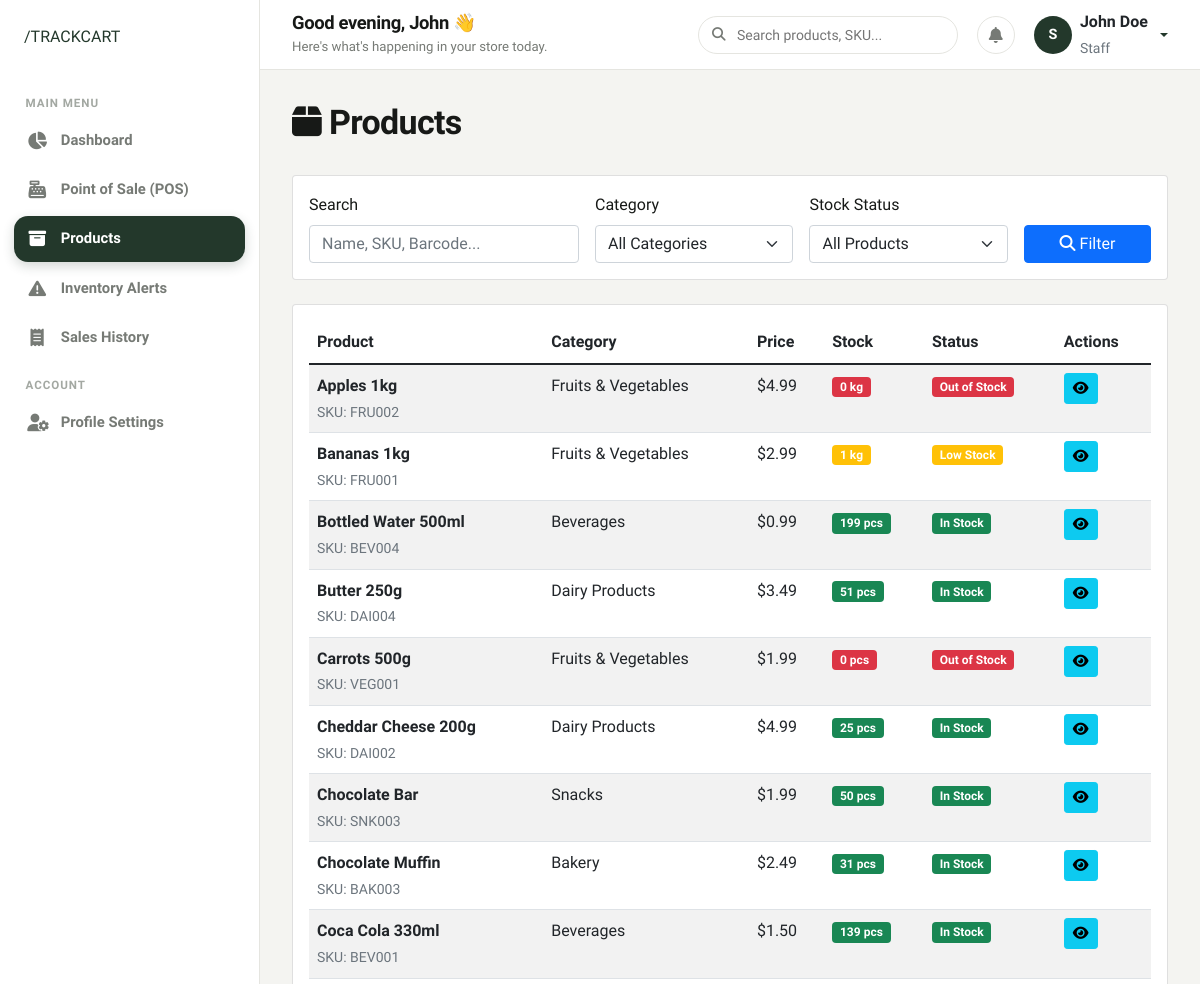
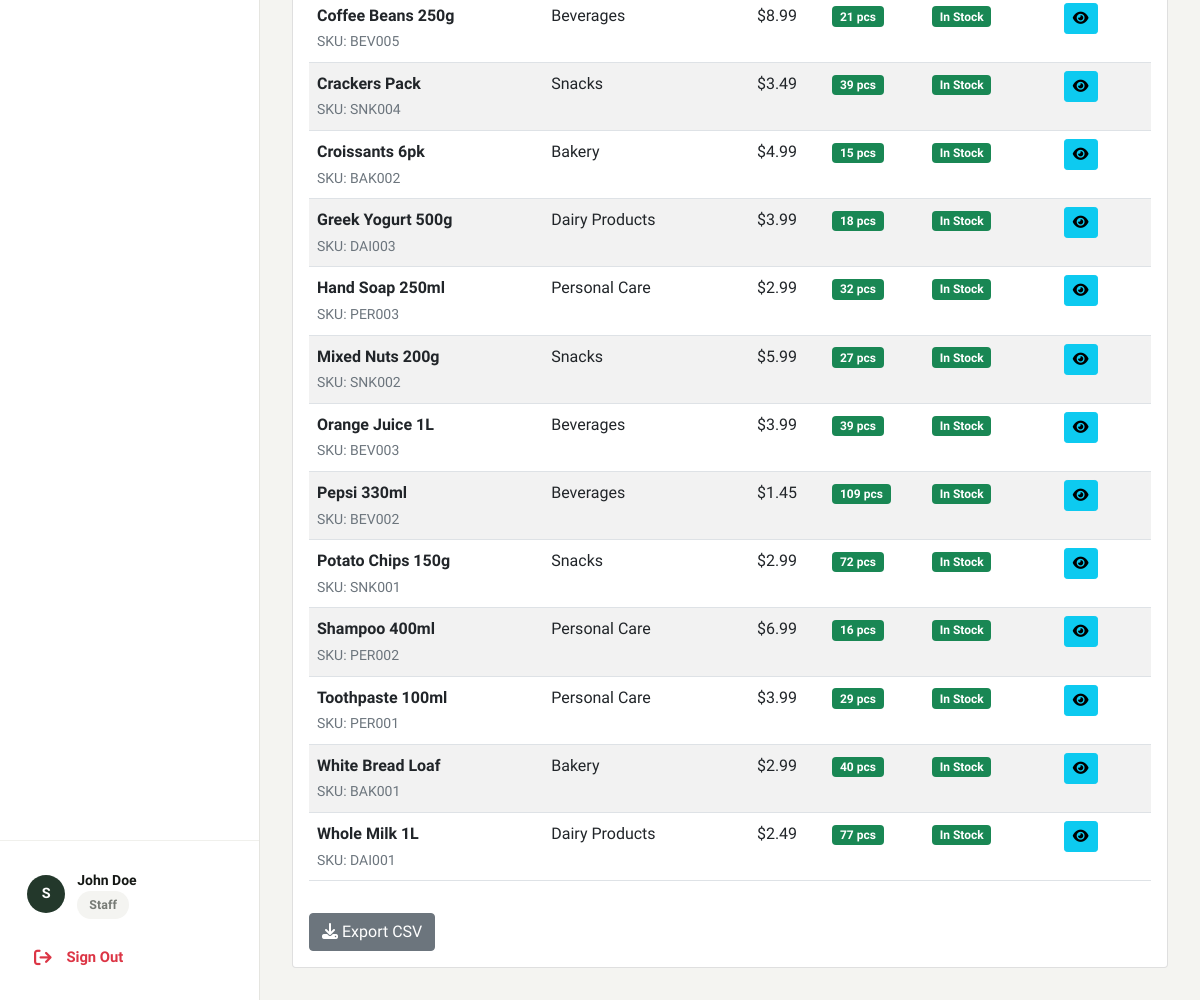
The page /products/ (signed in) on the database its author committed (2 pictures, top to bottom).
### authentication/models.py (models this page shows, shortened)
class UserProfile(models.Model):
    ROLE_CHOICES = [
        ('admin', 'Admin'),
        ('staff', 'Staff'),
    ]
    user = models.OneToOneField(User, on_delete=models.CASCADE)
    role = models.CharField(max_length=10, choices=ROLE_CHOICES, default='staff')
    phone = models.CharField(max_length=15, blank=True, null=True)
    address = models.TextField(blank=True, null=True)
    created_at = models.DateTimeField(auto_now_add=True)
    updated_at = models.DateTimeField(auto_now=True)
    @property
    def is_admin(self):
        return self.role == 'admin'

### products/models.py (models this page shows, shortened)
class Product(models.Model):
    name = models.CharField(max_length=200)
    sku = models.CharField(max_length=50, unique=True, help_text="Stock Keeping Unit")
    barcode = models.CharField(max_length=100, blank=True, null=True, unique=True)
    category = models.ForeignKey(Category, on_delete=models.PROTECT, related_name='products')
    description = models.TextField(blank=True, null=True)
    price = models.DecimalField(max_digits=10, decimal_places=2, validators=[MinValueValidator(Decimal('0.01'))])
    cost_price = models.DecimalField(max_digits=10, decimal_places=2, validators=[MinValueValidator(Decimal('0.00'))], help_text="Cost price for profit calculation")
    stock_quantity = models.IntegerField(default=0, validators=[MinValueValidator(0)])
    low_stock_threshold = models.IntegerField(default=10, validators=[MinValueValidator(0)], help_text="Alert when stock goes below this number")
    unit = models.CharField(max_length=20, default='pcs', help_text="Unit of measurement (e.g., pcs, kg, ltr)")
    expiry_date = models.DateField(blank=True, null=True)
    is_active = models.BooleanField(default=True)
    created_at = models.DateTimeField(auto_now_add=True)
    updated_at = models.DateTimeField(auto_now=True)
    class Meta:
        ordering = ['name']
    @property
    def is_low_stock(self):
        return self.stock_quantity <= self.low_stock_threshold

class Category(models.Model):
    name = models.CharField(max_length=100, unique=True)
    description = models.TextField(blank=True, null=True)
    created_at = models.DateTimeField(auto_now_add=True)
    updated_at = models.DateTimeField(auto_now=True)
    class Meta:
        verbose_name_plural = "Categories"
        ordering = ['name']

### products/views.py (the view)
# urls.py: path('', views.product_list, name='product_list'),
@login_required
def product_list(request):
    search_query = request.GET.get('search', '')
    category_filter = request.GET.get('category', '')
    stock_filter = request.GET.get('stock', '')
    products = Product.objects.select_related('category').filter(is_active=True)
    if search_query:
        products = products.filter(
            Q(name__icontains=search_query) |
            Q(sku__icontains=search_query) |
            Q(barcode__icontains=search_query)
        )
    if category_filter:
        products = products.filter(category_id=category_filter)
    if stock_filter == 'low':
        products = [p for p in products if p.is_low_stock]
    elif stock_filter == 'out':
        products = products.filter(stock_quantity=0)
    categories = Category.objects.all()
    context = {
        'products': products,
        'categories': categories,
        'search_query': search_query,
        'category_filter': category_filter,
        'stock_filter': stock_filter,
    }
    return render(request, 'products/product_list.html', context)

### templates/products/product_list.html (shortened to what this page needs)
{% extends 'base.html' %}
{% block content %}
<div class="d-flex justify-content-between align-items-center mb-4">
    <h2><i class="fas fa-box me-2"></i>Products</h2>
</div>
<div class="card mb-4">
    <div class="card-body">
        <form method="get" class="row g-3">
            <div class="col-md-4">
                <label for="search" class="form-label">Search</label>
                <input type="text" class="form-control" id="search" name="search"
                       value="{{ search_query }}" placeholder="Name, SKU, Barcode...">
            </div>
            <div class="col-md-3">
                <label for="category" class="form-label">Category</label>
                <select class="form-select" id="category" name="category">
                    <option value="">All Categories</option>
                </select>
            </div>
            <div class="col-md-3">
                <label for="stock" class="form-label">Stock Status</label>
                <select class="form-select" id="stock" name="stock">
                    <option value="">All Products</option>
                </select>
            </div>
            <div class="col-md-2">
                <label class="form-label">&nbsp;</label>
                <div class="d-grid">
                    <button type="submit" class="btn btn-primary">
                        <i class="fas fa-search me-1"></i>Filter
                    </button>
                </div>
            </div>
        </form>
    </div>
</div>
<div class="card">
    <div class="card-body">
        <div class="table-responsive">
            <table class="table table-striped" id="productsTable">
                <thead>
                    <tr>
                        <th>Product</th>
                        <th>Category</th>
                        <th>Price</th>
                        <th>Stock</th>
                        <th>Status</th>
                        <th>Actions</th>
                    </tr>
                </thead>
                <tbody>
                    {% for product in products %}
                    <tr class="{% if product.stock_quantity == 0 %}out-of-stock{% elif product.is_low_stock %}low-stock{% endif %}">
                        <td>
                            <strong>{{ product.name }}</strong><br>
                            <small class="text-muted">SKU: {{ product.sku }}</small>
                        </td>
                        <td>{{ product.category.name }}</td>
                        <td>${{ product.price }}</td>
                        <td>
                            <span class="badge {% if product.stock_quantity == 0 %}bg-danger{% elif product.is_low_stock %}bg-warning{% else %}bg-success{% endif %}">
                                {{ product.stock_quantity }} {{ product.unit }}
                            </span>
                        </td>
                        <td>
                            {% if product.stock_quantity == 0 %}
                                <span class="badge bg-danger">Out of Stock</span>
                            {% elif product.is_low_stock %}
                                <span class="badge bg-warning">Low Stock</span>
                            {% else %}
                                <span class="badge bg-success">In Stock</span>
                            {% endif %}
                        </td>
                        <td>
                            <a href="{% url 'products:product_detail' product.id %}" class="btn btn-sm btn-info">
                                <i class="fas fa-eye"></i>
                            </a>
                        </td>
                    </tr>
                    {% empty %}
                    <tr>
                        <td colspan="6" class="text-center text-muted">No products found</td>
                    </tr>
                    {% endfor %}
                </tbody>
            </table>
        </div>
        {% if products %}
        <div class="mt-3">
            <button type="button" class="btn btn-secondary" onclick="exportTableToCSV('productsTable', 'products')">
                <i class="fas fa-download me-1"></i>Export CSV
            </button>
        </div>
        {% endif %}
    </div>
</div>
{% endblock %}

### templates/components/sidebar.html (shortened to what this page needs)
{% load static %}
<aside class="sidebar">
    <div>
        <div class="sidebar-header">
            <a href="{% url 'home' %}" class="brand-slash-logo">
                /TRACKCART
            </a>
        </div>
        <ul class="sidebar-nav">
            <li class="sidebar-label">Main Menu</li>
            <li class="sidebar-item">
                <a href="{% url 'dashboard:dashboard' %}" class="sidebar-link {% if request.resolver_match.url_name == 'dashboard' %}active{% endif %}">
                    <i class="fas fa-chart-pie"></i>
                    <span>Dashboard</span>
                </a>
            </li>
            {% if not user.userprofile.is_admin %}
            <li class="sidebar-item">
                <a href="{% url 'sales:sale_create' %}" class="sidebar-link {% if request.resolver_match.url_name == 'sale_create' %}active{% endif %}">
                    <i class="fas fa-cash-register"></i>
                    <span>Point of Sale (POS)</span>
                </a>
            </li>
            {% endif %}
            <li class="sidebar-item">
                <a href="{% url 'products:product_list' %}" class="sidebar-link {% if 'product' in request.resolver_match.url_name and request.resolver_match.url_name != 'category_list' and request.resolver_match.url_name != 'low_stock_alert' %}active{% endif %}">
                    <i class="fas fa-box-archive"></i>
                    <span>Products</span>
                </a>
            </li>
            <li class="sidebar-item">
                <a href="{% url 'products:low_stock_alert' %}" class="sidebar-link {% if request.resolver_match.url_name == 'low_stock_alert' %}active{% endif %}">
                    <i class="fas fa-triangle-exclamation"></i>
                    <span>Inventory Alerts</span>
                </a>
            </li>
            <li class="sidebar-item">
                <a href="{% url 'sales:sale_list' %}" class="sidebar-link {% if 'sale' in request.resolver_match.url_name and request.resolver_match.url_name != 'sale_create' %}active{% endif %}">
                    <i class="fas fa-receipt"></i>
                    <span>Sales History</span>
                </a>
            </li>
            <li class="sidebar-label">Account</li>
            <li class="sidebar-item">
                <a href="{% url 'authentication:profile' %}" class="sidebar-link {% if request.resolver_match.url_name == 'profile' %}active{% endif %}">
                    <i class="fas fa-user-gear"></i>
                    <span>Profile Settings</span>
                </a>
            </li>
        </ul>
    </div>
    <div class="sidebar-footer">
        <div class="sidebar-user-card mb-2">
            <div class="user-avatar">
                {{ user.username|slice:":1"|upper }}
            </div>
            <div class="user-info">
                <div class="user-name">{{ user.get_full_name|default:user.username }}</div>
                <div class="user-role-badge">
                    <span class="tc-badge {% if user.userprofile.is_admin %}tc-badge-success{% else %}tc-badge-neutral{% endif %}">
                        {{ user.userprofile.get_role_display }}
                    </span>
                </div>
            </div>
        </div>
        <a href="{% url 'authentication:logout' %}" class="sidebar-link text-danger">
            <i class="fas fa-arrow-right-from-bracket"></i>
            <span>Sign Out</span>
        </a>
    </div>
</aside>

### templates/components/topbar.html (shortened to what this page needs)
{% load static %}
<header class="dashboard-topbar">
    <div class="d-flex align-items-center gap-3">
        <div class="topbar-welcome">
            <h4>Good {% if now.hour < 12 %}morning{% elif now.hour < 17 %}afternoon{% else %}evening{% endif %}, {{ user.first_name|default:user.username }} 👋</h4>
            <p>Here's what's happening in your store today.</p>
        </div>
    </div>
    <div class="topbar-actions">
        <div class="search-box-custom">
            <i class="fas fa-magnifying-glass"></i>
            <input type="text" id="globalSearchInput" class="form-control-custom" placeholder="Search products, SKU...">
        </div>
        <a href="{% url 'products:low_stock_alert' %}" class="topbar-icon-btn" title="Stock Alerts">
            <i class="fas fa-bell"></i>
        </a>
        <div class="dropdown">
            <a href="#" class="d-flex align-items-center gap-2 text-decoration-none dropdown-toggle" id="userMenuDropdown" data-bs-toggle="dropdown" aria-expanded="false">
                <div class="user-avatar">
                    {{ user.username|slice:":1"|upper }}
                </div>
                <div class="d-none d-md-block text-start">
                    <div class="fw-bold text-dark fs-6 line-height-1">{{ user.get_full_name|default:user.username }}</div>
                    <small class="text-muted text-capitalize">{{ user.userprofile.role }}</small>
                </div>
            </a>
        </div>
    </div>
</header>

### static/css/main.css (style rules this page uses)
:root { --primary-dark: #151815; --dark-green: #23382B; --dark-green-hover: #1b2c22; --muted-green: #536957; --accent-green-light: #EBF1EC; --soft-bg: #F4F4F1; --white: #FFFFFF; --card-bg: #FFFFFF; --text-main: #171917; --text-muted: #767A75; --text-light: #A3A8A2; --border-color: #E5E5E0; --border-light: #F0F0EC; --status-success: #2B7A4B; --status-success-bg: #E8F5EE; --status-warning: #C07D14; --status-warning-bg: #FEF6E7; --status-danger: #C93B2B; --status-danger-bg: #FDF0EE; --font-family: 'Plus Jakarta Sans', 'Inter', -apple-system, BlinkMacSystemFont, "Segoe UI", Roboto, sans-serif; --radius-sm: 8px; --radius-md: 14px; --radius-lg: 20px; --radius-xl: 28px; --radius-pill: 9999px; --shadow-sm: 0 2px 8px rgba(21, 24, 21, 0.04); --shadow-md: 0 8px 24px rgba(21, 24, 21, 0.06); --shadow-lg: 0 16px 40px rgba(21, 24, 21, 0.08); --transition-fast: 0.15s ease; --transition-normal: 0.25s ease; }
* { box-sizing: border-box; margin: 0; padding: 0; }
body { font-family: var(--font-family); background-color: var(--soft-bg); color: var(--text-main); line-height: 1.6; -webkit-font-smoothing: antialiased; -moz-osx-font-smoothing: grayscale; }
h1, h2, h3, h4, h5, h6 { color: var(--text-main); font-weight: 700; letter-spacing: -0.02em; line-height: 1.2; }
h2 { font-size: 2.125rem; }
h4 { font-size: 1.25rem; }
p { color: var(--text-muted); font-size: 1rem; }
a { color: var(--dark-green); text-decoration: none; transition: color var(--transition-fast); }
.form-control-custom { width: 100%; padding: 0.75rem 1rem; border-radius: var(--radius-md); border: 1px solid var(--border-color); background-color: var(--white); color: var(--text-main); font-family: var(--font-family); font-size: 0.95rem; transition: border-color var(--transition-fast), box-shadow var(--transition-fast); }
.tc-badge { display: inline-flex; align-items: center; gap: 0.35rem; padding: 0.25rem 0.75rem; border-radius: var(--radius-pill); font-size: 0.775rem; font-weight: 600; letter-spacing: 0.01em; }
.tc-badge-neutral { background-color: var(--soft-bg); color: var(--text-muted); }
.mt-3 { margin-top: 1rem; }
.mb-2 { margin-bottom: 0.5rem; }
.mb-4 { margin-bottom: 1.5rem; }

### rows shown on the page
Product: name "Apples 1kg", sku "FRU002", category.name "Fruits & Vegetables", price "4.99", stock_quantity "0", unit "kg", shows "Out of Stock"
Product: name "Bananas 1kg", sku "FRU001", category.name "Fruits & Vegetables", price "2.99", stock_quantity "1", unit "kg", low_stock_threshold "Low Stock"
Product: name "Bottled Water 500ml", sku "BEV004", category.name "Beverages", price "0.99", stock_quantity "199", unit "pcs", low_stock_threshold "In Stock"
Product: name "Butter 250g", sku "DAI004", category.name "Dairy Products", price "3.49", stock_quantity "51", unit "pcs", low_stock_threshold "In Stock"
Product: name "Carrots 500g", sku "VEG001", category.name "Fruits & Vegetables", price "1.99", stock_quantity "0", unit "pcs", shows "Out of Stock"
Product: name "Cheddar Cheese 200g", sku "DAI002", category.name "Dairy Products", price "4.99", stock_quantity "25", unit "pcs", low_stock_threshold "In Stock"
Product: name "Chocolate Bar", sku "SNK003", category.name "Snacks", price "1.99", stock_quantity "50", unit "pcs", low_stock_threshold "In Stock"
Product: name "Chocolate Muffin", sku "BAK003", category.name "Bakery", price "2.49", stock_quantity "31", unit "pcs", low_stock_threshold "In Stock"
Product: name "Coca Cola 330ml", sku "BEV001", category.name "Beverages", price "1.50", stock_quantity "139", unit "pcs", low_stock_threshold "In Stock"
Product: name "Coffee Beans 250g", sku "BEV005", category.name "Beverages", price "8.99", stock_quantity "21", unit "pcs", low_stock_threshold "In Stock"
Product: name "Crackers Pack", sku "SNK004", category.name "Snacks", price "3.49", stock_quantity "39", unit "pcs", low_stock_threshold "In Stock"
Product: name "Croissants 6pk", sku "BAK002", category.name "Bakery", price "4.99", stock_quantity "15", unit "pcs", low_stock_threshold "In Stock"
Product: name "Greek Yogurt 500g", sku "DAI003", category.name "Dairy Products", price "3.99", stock_quantity "18", unit "pcs", low_stock_threshold "In Stock"
Product: name "Hand Soap 250ml", sku "PER003", category.name "Personal Care", price "2.99", stock_quantity "32", unit "pcs", low_stock_threshold "In Stock"
Product: name "Mixed Nuts 200g", sku "SNK002", category.name "Snacks", price "5.99", stock_quantity "27", unit "pcs", low_stock_threshold "In Stock"
Product: name "Orange Juice 1L", sku "BEV003", category.name "Beverages", price "3.99", stock_quantity "39", unit "pcs", low_stock_threshold "In Stock"
Product: name "Pepsi 330ml", sku "BEV002", category.name "Beverages", price "1.45", stock_quantity "109", unit "pcs", low_stock_threshold "In Stock"
Product: name "Potato Chips 150g", sku "SNK001", category.name "Snacks", price "2.99", stock_quantity "72", unit "pcs", low_stock_threshold "In Stock"
Product: name "Shampoo 400ml", sku "PER002", category.name "Personal Care", price "6.99", stock_quantity "16", unit "pcs", low_stock_threshold "In Stock"
Product: name "Toothpaste 100ml", sku "PER001", category.name "Personal Care", price "3.99", stock_quantity "29", unit "pcs", low_stock_threshold "In Stock"
Product: name "White Bread Loaf", sku "BAK001", category.name "Bakery", price "2.99", stock_quantity "40", unit "pcs", low_stock_threshold "In Stock"
Product: name "Whole Milk 1L", sku "DAI001", category.name "Dairy Products", price "2.49", stock_quantity "77", unit "pcs", low_stock_threshold "In Stock"

### other values the page prints
{{ user.username|slice:":1"|upper }} "S"
{{ user.get_full_name|default:user.username }} "John Doe"
{{ user.userprofile.get_role_display }} "Staff"
{{ user.first_name|default:user.username }} "John"
{{ user.userprofile.role }} "Staff"
